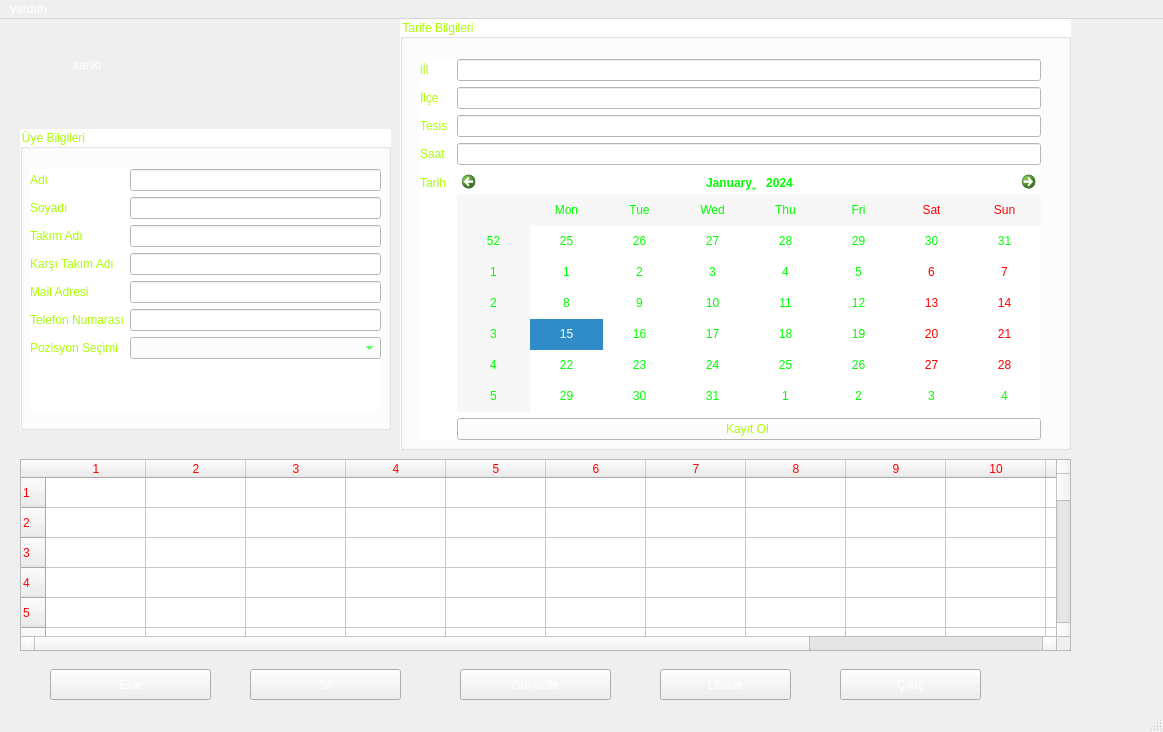
<?xml version="1.0" encoding="UTF-8"?>
<ui version="4.0">
 <class>MainWindow</class>
 <widget class="QMainWindow" name="MainWindow">
  <property name="geometry">
   <rect>
    <x>0</x>
    <y>0</y>
    <width>1163</width>
    <height>732</height>
   </rect>
  </property>
  <property name="windowTitle">
   <string>MainWindow</string>
  </property>
  <property name="styleSheet">
   <string notr="true">background-image: url(:/resim/resimler.qrc/images.jpg);
background-image: url(:/images/images.jpg);
color:rgb(255, 255, 255);
font: 11pt &quot;Showcard Gothic&quot;;</string>
  </property>
  <widget class="QWidget" name="centralwidget">
   <widget class="QGroupBox" name="tblwuye_bilgileri">
    <property name="geometry">
     <rect>
      <x>20</x>
      <y>110</y>
      <width>371</width>
      <height>301</height>
     </rect>
    </property>
    <property name="styleSheet">
     <string notr="true">background-image:url(:/İMAGES/Downloads/saydam.png);
background-color: rgb(255, 255, 255);
color: rgb(170, 255, 0);</string>
    </property>
    <property name="title">
     <string>Üye Bilgileri</string>
    </property>
    <widget class="QWidget" name="formLayoutWidget">
     <property name="geometry">
      <rect>
       <x>10</x>
       <y>40</y>
       <width>351</width>
       <height>241</height>
      </rect>
     </property>
     <layout class="QFormLayout" name="formLayout">
      <item row="0" column="0">
       <widget class="QLabel" name="label">
        <property name="text">
         <string>Adı</string>
        </property>
       </widget>
      </item>
      <item row="0" column="1">
       <widget class="QLineEdit" name="lneAdi"/>
      </item>
      <item row="1" column="0">
       <widget class="QLabel" name="label_2">
        <property name="text">
         <string>Soyadı</string>
        </property>
       </widget>
      </item>
      <item row="1" column="1">
       <widget class="QLineEdit" name="lnesoyadi"/>
      </item>
      <item row="2" column="0">
       <widget class="QLabel" name="label_3">
        <property name="text">
         <string>Takım Adı</string>
        </property>
       </widget>
      </item>
      <item row="2" column="1">
       <widget class="QLineEdit" name="lnetakim_adi"/>
      </item>
      <item row="3" column="0">
       <widget class="QLabel" name="label_4">
        <property name="text">
         <string>Karşı Takım Adı</string>
        </property>
       </widget>
      </item>
      <item row="3" column="1">
       <widget class="QLineEdit" name="lnekarsi_takim_adi"/>
      </item>
      <item row="4" column="0">
       <widget class="QLabel" name="label_5">
        <property name="text">
         <string>Mail Adresi</string>
        </property>
       </widget>
      </item>
      <item row="4" column="1">
       <widget class="QLineEdit" name="lnemail"/>
      </item>
      <item row="5" column="0">
       <widget class="QLabel" name="label_6">
        <property name="text">
         <string>Telefon Numarası</string>
        </property>
       </widget>
      </item>
      <item row="5" column="1">
       <widget class="QLineEdit" name="lnetelefon"/>
      </item>
      <item row="6" column="0">
       <widget class="QLabel" name="label_7">
        <property name="text">
         <string>Pozisyon Seçimi</string>
        </property>
       </widget>
      </item>
      <item row="6" column="1">
       <widget class="QComboBox" name="cmbpozisyon">
        <property name="styleSheet">
         <string notr="true">color:rgb(0, 255, 0)</string>
        </property>
        <property name="currentIndex">
         <number>-1</number>
        </property>
        <item>
         <property name="text">
          <string>sol bek</string>
         </property>
        </item>
        <item>
         <property name="text">
          <string>stoper</string>
         </property>
        </item>
        <item>
         <property name="text">
          <string>kaleci</string>
         </property>
        </item>
        <item>
         <property name="text">
          <string>libero</string>
         </property>
        </item>
        <item>
         <property name="text">
          <string>ön libero</string>
         </property>
        </item>
        <item>
         <property name="text">
          <string>sağ bek</string>
         </property>
        </item>
       </widget>
      </item>
      <item row="7" column="0">
       <widget class="QLabel" name="label_8">
        <property name="text">
         <string/>
        </property>
       </widget>
      </item>
     </layout>
    </widget>
   </widget>
   <widget class="QGroupBox" name="groupBox_2">
    <property name="geometry">
     <rect>
      <x>400</x>
      <y>0</y>
      <width>671</width>
      <height>431</height>
     </rect>
    </property>
    <property name="styleSheet">
     <string notr="true">background-image: url(:/İMAGES/Downloads/saydam.png);
background-color: rgb(255, 255, 255);
color: rgb(170, 255, 0);</string>
    </property>
    <property name="title">
     <string>Tarife Bilgileri</string>
    </property>
    <widget class="QWidget" name="formLayoutWidget_2">
     <property name="geometry">
      <rect>
       <x>20</x>
       <y>40</y>
       <width>621</width>
       <height>381</height>
      </rect>
     </property>
     <layout class="QFormLayout" name="formLayout_2">
      <item row="0" column="0">
       <widget class="QLabel" name="label_10">
        <property name="text">
         <string>iİl</string>
        </property>
       </widget>
      </item>
      <item row="0" column="1">
       <widget class="QLineEdit" name="lneil"/>
      </item>
      <item row="1" column="0">
       <widget class="QLabel" name="label_16">
        <property name="text">
         <string>İlçe</string>
        </property>
       </widget>
      </item>
      <item row="1" column="1">
       <widget class="QLineEdit" name="lneilce"/>
      </item>
      <item row="2" column="0">
       <widget class="QLabel" name="label_9">
        <property name="text">
         <string>Tesis </string>
        </property>
       </widget>
      </item>
      <item row="2" column="1">
       <widget class="QLineEdit" name="lnetesis"/>
      </item>
      <item row="3" column="0">
       <widget class="QLabel" name="label_13">
        <property name="text">
         <string>Saat</string>
        </property>
       </widget>
      </item>
      <item row="3" column="1">
       <widget class="QLineEdit" name="lnesaat"/>
      </item>
      <item row="4" column="0">
       <widget class="QLabel" name="label_12">
        <property name="text">
         <string>Tarih</string>
        </property>
       </widget>
      </item>
      <item row="4" column="1">
       <widget class="QCalendarWidget" name="cwtarih">
        <property name="styleSheet">
         <string notr="true">color: rgb(0, 255, 0);
background-color: rgb(255, 255, 255);</string>
        </property>
       </widget>
      </item>
      <item row="5" column="1">
       <widget class="QPushButton" name="btnkayit">
        <property name="styleSheet">
         <string notr="true">background-color: rgb(255, 255, 255);
color: rgb(170, 255, 0);</string>
        </property>
        <property name="text">
         <string>Kayıt Ol </string>
        </property>
       </widget>
      </item>
     </layout>
    </widget>
   </widget>
   <widget class="QLabel" name="label_11">
    <property name="geometry">
     <rect>
      <x>30</x>
      <y>0</y>
      <width>181</width>
      <height>91</height>
     </rect>
    </property>
    <property name="styleSheet">
     <string notr="true">font: 16pt &quot;Showcard Gothic&quot;;</string>
    </property>
    <property name="text">
     <string>             sankı</string>
    </property>
   </widget>
   <widget class="QTableWidget" name="tableWidget">
    <property name="geometry">
     <rect>
      <x>20</x>
      <y>440</y>
      <width>1051</width>
      <height>192</height>
     </rect>
    </property>
    <property name="styleSheet">
     <string notr="true">color:rgb(255, 0, 0)</string>
    </property>
    <property name="rowCount">
     <number>100</number>
    </property>
    <property name="columnCount">
     <number>13</number>
    </property>
    <row/>
    <row/>
    <row/>
    <row/>
    <row/>
    <row/>
    <row/>
    <row/>
    <row/>
    <row/>
    <row/>
    <row/>
    <row/>
    <row/>
    <row/>
    <row/>
    <row/>
    <row/>
    <row/>
    <row/>
    <row/>
    <row/>
    <row/>
    <row/>
    <row/>
    <row/>
    <row/>
    <row/>
    <row/>
    <row/>
    <row/>
    <row/>
    <row/>
    <row/>
    <row/>
    <row/>
    <row/>
    <row/>
    <row/>
    <row/>
    <row/>
    <row/>
    <row/>
    <row/>
    <row/>
    <row/>
    <row/>
    <row/>
    <row/>
    <row/>
    <row/>
    <row/>
    <row/>
    <row/>
    <row/>
    <row/>
    <row/>
    <row/>
    <row/>
    <row/>
    <row/>
    <row/>
    <row/>
    <row/>
    <row/>
    <row/>
    <row/>
    <row/>
    <row/>
    <row/>
    <row/>
    <row/>
    <row/>
    <row/>
    <row/>
    <row/>
    <row/>
    <row/>
    <row/>
    <row/>
    <row/>
    <row/>
    <row/>
    <row/>
    <row/>
    <row/>
    <row/>
    <row/>
    <row/>
    <row/>
    <row/>
    <row/>
    <row/>
    <row/>
    <row/>
    <row/>
    <row/>
    <row/>
    <row/>
    <row/>
    <column/>
    <column/>
    <column/>
    <column/>
    <column/>
    <column/>
    <column/>
    <column/>
    <column/>
    <column/>
    <column/>
    <column/>
    <column/>
   </widget>
   <widget class="QPushButton" name="pushButton">
    <property name="geometry">
     <rect>
      <x>50</x>
      <y>650</y>
      <width>161</width>
      <height>31</height>
     </rect>
    </property>
    <property name="styleSheet">
     <string notr="true">
color: rgb(255, 255, 255);</string>
    </property>
    <property name="text">
     <string>Ekle</string>
    </property>
   </widget>
   <widget class="QPushButton" name="pushButton_2">
    <property name="geometry">
     <rect>
      <x>250</x>
      <y>650</y>
      <width>151</width>
      <height>31</height>
     </rect>
    </property>
    <property name="text">
     <string>Sil</string>
    </property>
   </widget>
   <widget class="QPushButton" name="pushButton_3">
    <property name="geometry">
     <rect>
      <x>460</x>
      <y>650</y>
      <width>151</width>
      <height>31</height>
     </rect>
    </property>
    <property name="text">
     <string>Güncelle</string>
    </property>
   </widget>
   <widget class="QPushButton" name="pushButton_4">
    <property name="geometry">
     <rect>
      <x>660</x>
      <y>650</y>
      <width>131</width>
      <height>31</height>
     </rect>
    </property>
    <property name="text">
     <string>Listele</string>
    </property>
   </widget>
   <widget class="QPushButton" name="pushButton_5">
    <property name="geometry">
     <rect>
      <x>840</x>
      <y>650</y>
      <width>141</width>
      <height>31</height>
     </rect>
    </property>
    <property name="text">
     <string>Çıkış</string>
    </property>
   </widget>
  </widget>
  <widget class="QMenuBar" name="menubar">
   <property name="geometry">
    <rect>
     <x>0</x>
     <y>0</y>
     <width>1163</width>
     <height>24</height>
    </rect>
   </property>
   <widget class="QMenu" name="menuyard_m">
    <property name="title">
     <string>yardım</string>
    </property>
    <addaction name="actionhakk_nda"/>
   </widget>
   <addaction name="menuyard_m"/>
  </widget>
  <widget class="QStatusBar" name="statusbar"/>
  <action name="actionhakk_nda">
   <property name="text">
    <string>hakkında</string>
   </property>
  </action>
 </widget>
 <resources>
  <include location="resim.qrc"/>
 </resources>
 <connections/>
</ui>
